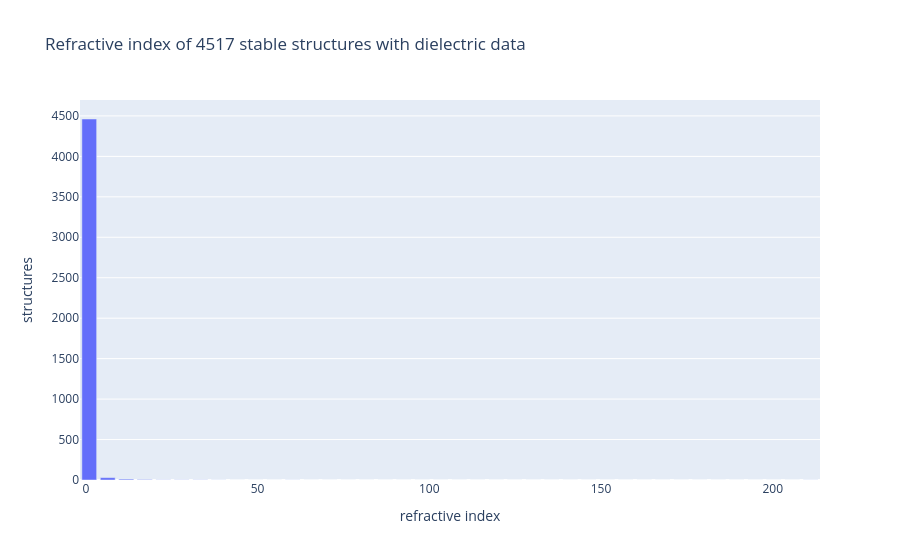

Write notebook code for a chart like this one.
### Code cell
# The same filter block feeds count / ids / stats
filters = dict(is_stable=True, has_dielectric=True)
print("count:", atlas.count(**filters))
stats = atlas.stats(bins=40, **filters)
hist = stats.refractive_index
px.bar(
    x=hist.bin_edges[:-1], y=hist.counts,
    labels={"x": "refractive index", "y": "structures"},
    title=f"Refractive index of {stats.total} stable structures with dielectric data",
)

### Figure 1 — Plotly figure (JSON) as saved in the notebook; plotly's stock layout.template omitted (floating-point values rounded to 4 significant figures)
{"data": [{"hovertemplate": "refractive index=%{x}<br>structures=%{y}<extra></extra>", "legendgroup": "", "marker": {"color": "#636efa", "pattern": {"shape": ""}}, "name": "", "orientation": "v", "showlegend": false, "textposition": "auto", "type": "bar", "x": [1.0, 6.387, 11.77, 17.16, 22.55, 27.93, 33.32, 38.71, 44.09, 49.48, 54.87, 60.25, 65.64, 71.03, 76.41, 81.8, 87.19, 92.57, 97.96, 103.3, 108.7, 114.1, 119.5, 124.9, 130.3, 135.7, 141.1, 146.4, 151.8, 157.2, 162.6, 168.0, 173.4, 178.8, 184.1, 189.5, 194.9, 200.3, 205.7, 211.1], "xaxis": "x", "y": [4462, 29, 11, 6, 2, 2, 2, 1, 0, 0, 0, 1, 0, 0, 0, 0, 0, 0, 0, 0, 0, 0, 0, 0, 0, 0, 0, 0, 0, 0, 0, 0, 0, 0, 0, 0, 0, 0, 0, 1], "yaxis": "y"}], "layout": {"barmode": "relative", "legend": {"tracegroupgap": 0}, "title": {"text": "Refractive index of 4517 stable structures with dielectric data"}, "xaxis": {"anchor": "y", "domain": [0.0, 1.0], "title": {"text": "refractive index"}}, "yaxis": {"anchor": "x", "domain": [0.0, 1.0], "title": {"text": "structures"}}}}
